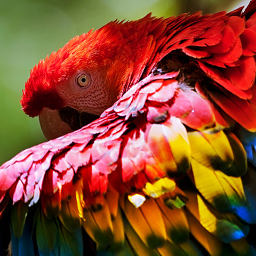
//> input picture PDI/8/aracangax.png, 256 x 256 px
$ ./track   (built with g++ and OpenCV 4)
//> lines starting //> are read from the running program, lines starting //| are printed output that depends on the picture
#include <opencv2/opencv.hpp>
#include <opencv2/imgproc/imgproc.hpp>

using namespace cv;

/// Global Variables
const int alpha_slider_max = 100;
int alpha_slider;
double alpha;
double beta;

/// Matrices to store images
Mat src1;
Mat src2;
Mat dst;

/**
 * @function on_trackbar
 * @brief Callback for trackbar
 */
void on_trackbar( int, void* )
{
 alpha = (double) alpha_slider/alpha_slider_max ;
 beta = ( 1.0 - alpha );

 addWeighted( src1, alpha, src2, beta, 0.0, dst);

 imshow( "Linear Blend", dst );
}

int main( int argc, char** argv )
{
 /// Read image ( same size, same type )
 src1 = imread("aracangax.png");
//> src1 is the input picture: 256 rows x 256 cols, CV_8UC3; mean B, G, R 47.1, 72.9, 137.1
 src2 = imread("biel.png");
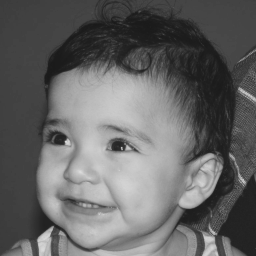
//> input picture PDI/8/biel.png, 256 x 256 px
//> src2 is the input picture: 256 rows x 256 cols, CV_8UC3; min 26, max 219, mean 100.9

 if( !src1.data ) { printf("Error loading src1 \n"); return -1; }
 if( !src2.data ) { printf("Error loading src2 \n"); return -1; }

 /// Initialize values
 alpha_slider = 0;

 /// Create Windows
 namedWindow("Linear Blend", 1);

 /// Create Trackbars
 char TrackbarName[50];
 sprintf( TrackbarName, "Alpha x %d", alpha_slider_max );

 createTrackbar( TrackbarName, "Linear Blend", &alpha_slider, alpha_slider_max, on_trackbar );
//> slider 'Alpha x 100' is set to 33

 /// Show some stuff
 on_trackbar( alpha_slider, 0 );
//> in on_trackbar, `addWeighted( src1, alpha, src2, beta, 0.0, dst);`:
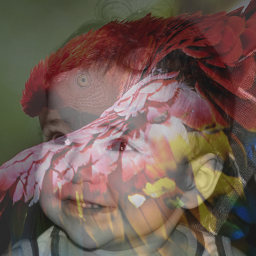
//> dst: 256 rows x 256 cols, CV_8UC3; mean B, G, R 83.1, 91.7, 112.8

 /// Wait until user press some key
 waitKey(0);
 return 0;
}
